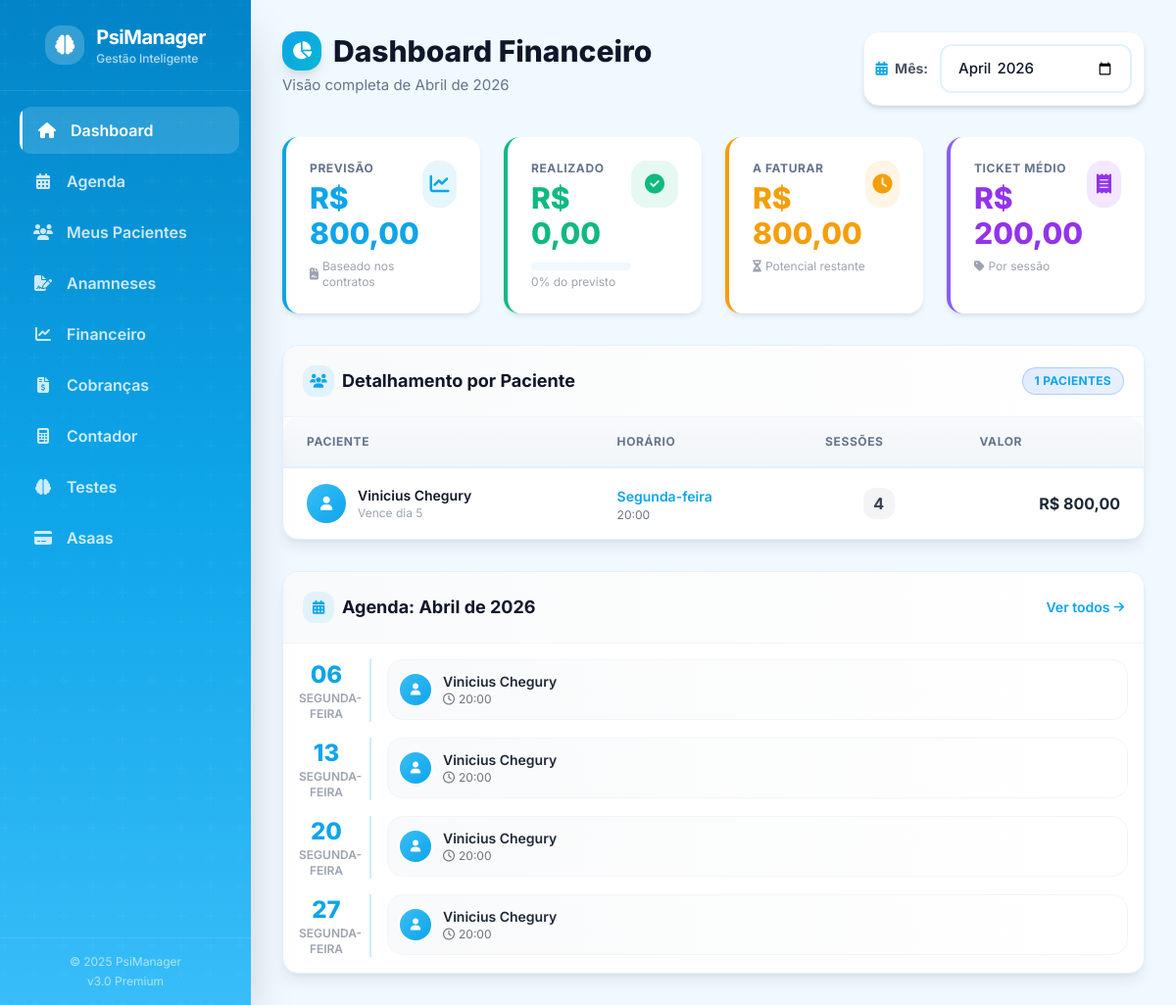
The page / on the database its author committed.
### tables this page shows
CREATE TABLE `pacientes` (
  `id` int(11) NOT NULL,
  `nome` varchar(100) NOT NULL,
  `cpf` varchar(14) NOT NULL,
  `whatsapp` varchar(20) NOT NULL,
  `email` varchar(100) DEFAULT NULL,
  `dia_semana_fixo` int(11) NOT NULL COMMENT '1=Seg, 2=Ter, 3=Qua, 4=Qui, 5=Sex',
  `horario_fixo` time NOT NULL,
  `valor_sessao` decimal(10,2) NOT NULL,
  `dia_vencimento` int(11) NOT NULL COMMENT 'Dia do mês (ex: 5, 10, 15)',
  `dias_antecedencia` int(11) NOT NULL DEFAULT 5,
  `ativo` tinyint(1) NOT NULL DEFAULT 1,
  `created_at` timestamp NOT NULL DEFAULT current_timestamp(),
  `foto` varchar(255) DEFAULT NULL,
  `frequencia` enum('semanal','quinzenal') DEFAULT 'semanal',
  `semana_inicio` tinyint(1) DEFAULT 1
);

CREATE TABLE `agenda` (
  `id` int(11) NOT NULL,
  `paciente_id` int(11) NOT NULL,
  `data_sessao` datetime NOT NULL,
  `link_meet` varchar(255) DEFAULT NULL,
  `status` enum('agendado','realizado','cancelado') NOT NULL DEFAULT 'agendado',
  `notificacao_enviada` tinyint(1) NOT NULL DEFAULT 0,
  `created_at` timestamp NOT NULL DEFAULT current_timestamp()
);

### index.php (the view, shortened to what the rows shown need)
<?php
require_once __DIR__ . '/config/db.php';
require_once __DIR__ . '/includes/functions.php';
require_once __DIR__ . '/classes/BillingEngine.php';
include __DIR__ . '/includes/header.php';
$mesRef = $_GET['mes_ref'] ?? date('Y-m');
list($ano, $mes) = explode('-', $mesRef);
$engine = new BillingEngine($pdo);
$stmtPacientes = $pdo->query("SELECT * FROM pacientes WHERE ativo = 1 ORDER BY nome ASC");
$pacientesAtivos = $stmtPacientes->fetchAll(PDO::FETCH_ASSOC);
$listaFinanceira = [];
foreach ($pacientesAtivos as $paciente) {
    $calculo = $engine->calculateMonthlySessions($paciente['id'], $mes, $ano);
    $listaFinanceira[] = [
        'nome' => $paciente['nome'],
        'foto' => $paciente['foto'] ?? null,
        'qtd_sessoes' => $calculo['qtd_sessoes'],
        'valor_previsto' => $calculo['valor_total'],
        'dia_vencimento' => $paciente['dia_vencimento'],
        'dia_semana' => $paciente['dia_semana_fixo'],
        'horario' => $paciente['horario_fixo']
    ];
}
$stmtAgenda = $pdo->prepare("
    SELECT a.*, p.nome, p.foto
    FROM agenda a
    JOIN pacientes p ON a.paciente_id = p.id
    WHERE DATE_FORMAT(a.data_sessao, '%Y-%m') = ?
    AND p.ativo = 1
    ORDER BY a.data_sessao ASC
");
$stmtAgenda->execute([$mesRef]);
$agendaMes = $stmtAgenda->fetchAll(PDO::FETCH_ASSOC);
$agendaPorDia = [];
foreach ($agendaMes as $evento) {
    $dia = date('d', strtotime($evento['data_sessao']));
    $agendaPorDia[$dia][] = $evento;
}
?>
<div class="page-header mb-8">
    <div>
        <h2 class="page-title flex items-center gap-3">
            <span class="w-10 h-10 bg-gradient-to-br from-primary to-accent rounded-xl flex items-center justify-center text-white shadow-lg">
                <i class="fas fa-chart-pie text-lg"></i>
            </span>
            Dashboard Financeiro
        </h2>
    </div>
</div>
<div class="grid grid-cols-1 xl:grid-cols-2 gap-6 md:gap-8">
    <div class="card-shadow overflow-hidden">
        <div class="table-responsive max-h-96 overflow-y-auto">
            <table class="table-premium">
                <thead>
                    <tr>
                        <th>Paciente</th>
                        <th class="hidden sm:table-cell">Horário</th>
                        <th class="text-center">Sessões</th>
                        <th class="text-right">Valor</th>
                    </tr>
                </thead>
                <tbody>
                    <?php if (empty($listaFinanceira)): ?>
                    <tr>
                        <td colspan="4">
                            <div class="empty-state py-8">
                                <div class="empty-state-icon">
                                    <i class="fas fa-user-plus"></i>
                                </div>
                                <p class="empty-state-title">Nenhum paciente</p>
                                <p class="empty-state-text">Cadastre seu primeiro paciente para ver o faturamento</p>
                            </div>
                        </td>
                    </tr>
                    <?php else: ?>
                    <?php foreach ($listaFinanceira as $item): ?>
                    <tr>
                        <td>
                            <div class="flex items-center gap-3">
                                <div class="avatar avatar-md">
                                    <?php if (!empty($item['foto']) && file_exists(__DIR__ . '/public/uploads/pacientes/' . $item['foto'])): ?>
                                        <img src="public/uploads/pacientes/<?php echo $item['foto']; ?>" alt="<?php echo htmlspecialchars($item['nome']); ?>">
                                    <?php else: ?>
                                        <i class="fas fa-user text-sm"></i>
                                    <?php endif; ?>
                                </div>
                                <div>
                                    <p class="font-semibold text-gray-900 text-sm"><?php echo htmlspecialchars($item['nome']); ?></p>
                                    <p class="text-xs text-gray-400">Vence dia <?php echo $item['dia_vencimento']; ?></p>
                                </div>
                            </div>
                        </td>
                        <td class="hidden sm:table-cell">
                            <span class="font-semibold text-primary text-sm"><?php echo getDayName($item['dia_semana']); ?></span>
                            <span class="text-xs text-gray-500 block"><?php echo substr($item['horario'], 0, 5); ?></span>
                        </td>
                        <td class="text-center">
                            <span class="inline-flex items-center justify-center w-8 h-8 bg-gray-100 rounded-lg font-bold text-gray-700">
                                <?php echo $item['qtd_sessoes']; ?>
                            </span>
                        </td>
                        <td class="text-right">
                            <span class="font-bold text-gray-800"><?php echo formatMoney($item['valor_previsto']); ?></span>
                        </td>
                    </tr>
                    <?php endforeach; ?>
                    <?php endif; ?>
                </tbody>
            </table>
        </div>
    </div>
    <div class="card-shadow overflow-hidden">
        <div class="p-4 max-h-96 overflow-y-auto">
            <?php if (empty($agendaPorDia)): ?>
                <div class="empty-state py-8">
                    <div class="empty-state-icon">
                        <i class="fas fa-calendar-times"></i>
                    </div>
                    <p class="empty-state-title">Sem agendamentos</p>
                    <p class="empty-state-text">Nenhum agendamento para este mês</p>
                </div>
            <?php else: ?>
                <div class="space-y-4">
                    <?php foreach ($agendaPorDia as $dia => $eventos): ?>
                        <div class="flex gap-4">
                            <div class="flex-shrink-0 w-14 text-center">
                                <span class="block text-2xl font-extrabold text-primary"><?php echo $dia; ?></span>
                                <span class="block text-xs text-gray-400 uppercase font-semibold"><?php echo getDayName(date('N', strtotime($eventos[0]['data_sessao']))); ?></span>
                            </div>
                            <div class="flex-1 space-y-2 border-l-2 border-primary/20 pl-4">
                                <?php foreach ($eventos as $ev): ?>
                                    <div class="flex items-center justify-between bg-gradient-to-r from-gray-50 to-white p-3 rounded-xl border border-gray-100 hover:border-primary/30 hover:shadow-sm transition-all group">
                                        <div class="flex items-center gap-3">
                                            <div class="avatar avatar-sm ring-2 ring-white shadow">
                                                <?php if (!empty($ev['foto']) && file_exists(__DIR__ . '/public/uploads/pacientes/' . $ev['foto'])): ?>
                                                    <img src="public/uploads/pacientes/<?php echo $ev['foto']; ?>" alt="<?php echo htmlspecialchars($ev['nome']); ?>">
                                                <?php else: ?>
                                                    <i class="fas fa-user text-xs"></i>
                                                <?php endif; ?>
                                            </div>
                                            <div>
                                                <p class="text-sm font-semibold text-gray-800"><?php echo htmlspecialchars($ev['nome']); ?></p>
                                                <p class="text-xs text-gray-500 flex items-center gap-1">
                                                    <i class="far fa-clock"></i>
                                                    <?php echo date('H:i', strtotime($ev['data_sessao'])); ?>
                                                </p>
                                            </div>
                                        </div>
                                    </div>
                                <?php endforeach; ?>
                            </div>
                        </div>
                    <?php endforeach; ?>
                </div>
            <?php endif; ?>
        </div>
    </div>
</div>
<?php include __DIR__ . '/includes/footer.php'; ?>

### rows shown on the page
pacientes: nome "Vinicius Chegury", dia_vencimento "5", dia_semana "Segunda-feira", horario_fixo "20:00", qtd_sessoes "4", valor_previsto "R$ 800,00"
agenda: dia "06", data_sessao "SEGUNDA-FEIRA", paciente.nome "Vinicius Chegury", data_sessao "20:00"
agenda: dia "13", data_sessao "SEGUNDA-FEIRA", paciente.nome "Vinicius Chegury", data_sessao "20:00"
agenda: dia "20", data_sessao "SEGUNDA-FEIRA", paciente.nome "Vinicius Chegury", data_sessao "20:00"
agenda: dia "27", data_sessao "SEGUNDA-FEIRA", paciente.nome "Vinicius Chegury", data_sessao "20:00"

### other values the page prints
$item['label'] "Dashboard"
$item['label'] "Agenda"
$item['label'] "Meus Pacientes"
$item['label'] "Anamneses"
$item['label'] "Financeiro"
$item['label'] "Cobranças"
$item['label'] "Contador"
$item['label'] "Testes"
$item['label'] "Asaas"
formatMoney($previsaoFaturamento) "R$ 800,00"
formatMoney($jaFaturado) "R$ 0,00"
$porcentagem "0"
formatMoney($previsaoFaturamento - $jaFaturado) "R$ 800,00"
formatMoney($ticketMedio) "R$ 200,00"
count($listaFinanceira) "1"
